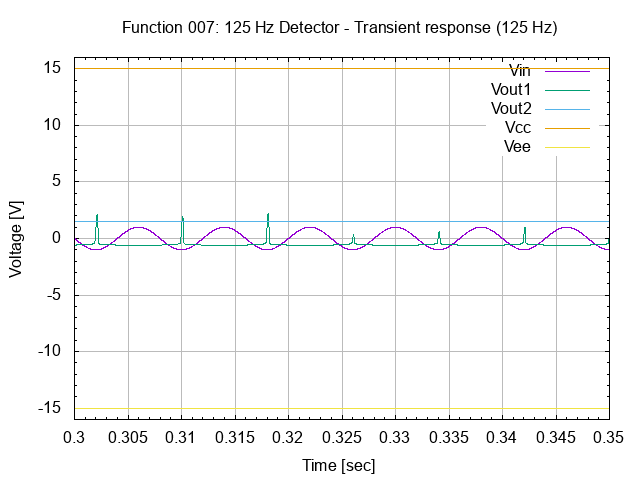

The script that saved this image:
# setup terminal
set term png

# setup graph
set output "26.007.00.01.01.03.png"
set title "Function 007: 125 Hz Detector - Transient response (125 Hz)"

# setup Y-axis
set yrange [-16:16]
set grid ytics lt 1 lw 1 lc rgb "#bbbbbb"
set mytics
set ylabel "Voltage [V]"

# setup X-axis
set grid xtics lt 1 lw 1 lc rgb "#bbbbbb"
set mxtics
set xrange [0.30:0.35]
set xlabel "Time [sec]"

# setup plot style
set style data lines
plot '26.007.00.01.01.dat' using 1:2 title "Vin", \
     '26.007.00.01.01.dat' using 1:3 title "Vout1", \
     '26.007.00.01.01.dat' using 1:4 title "Vout2", \
     '26.007.00.01.01.dat' using 1:5 title "Vcc", \
     '26.007.00.01.01.dat' using 1:6 title "Vee"

# set output back to default
set output

# reset terminal type
set terminal pop
